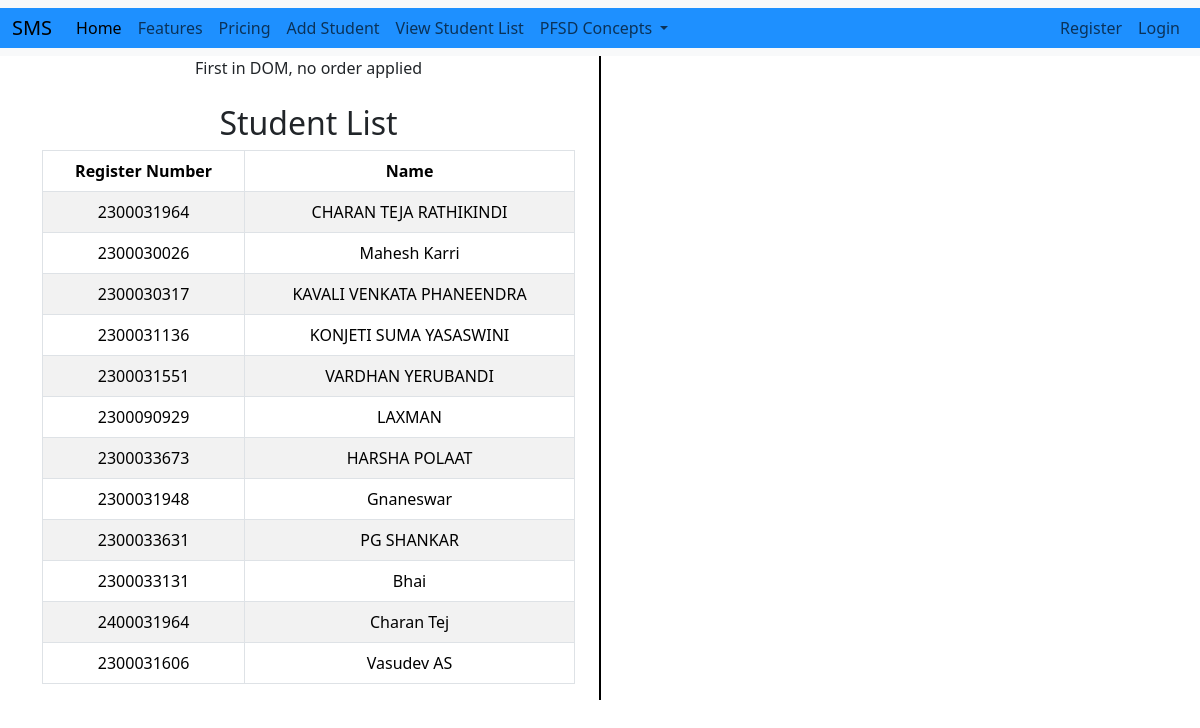
The page /student_list/ on the database its author committed.
### adminapp/models.py (models this page shows, shortened)
class StudentList(models.Model):
    Register_Number = models.CharField(max_length=20, unique=True)
    Name = models.CharField(max_length=100)
    user = models.OneToOneField(User, on_delete=models.CASCADE, null=True)

### adminapp/views.py (the view)
# urls.py: path('student_list/', views.student_list, name='student_list'),
def student_list(request):
    students = StudentList.objects.all()
    return render(request, 'adminapp/student_list.html', {'students': students})

### templates/adminapp/student_list.html (shortened to what this page needs)
{% extends 'navbar/ProjectNavbar.html' %}
{% load static %}
{% block body %}
<div class="container text-center">
  <div class="row">
    <div class="col">
      First in DOM, no order applied
        <br><br>
            <h2>Student List</h2>
            <table class="table table-bordered table-striped table-hover">
                <thead class="thead-dark">
                    <tr>
                        <th>Register Number</th>
                        <th>Name</th>
                    </tr>
                </thead>
                <tbody>
                    {% for student in students %}
                    <tr>
                        <td>{{ student.Register_Number }}</td>
                        <td>{{ student.Name }}</td>
                    </tr>
                    {% endfor %}
                </tbody>
            </table>
    </div>
      <br><br><br><br><br><br><br><br><br><br><br><br><br><br><br><br>
      <br><br><br><br><br><br><br>
       <div class="col-auto d-flex align-items-center">
      <div style="border-left: 2px solid black; height: 100%;"></div>
    </div>
    <div class="col">
        <br><br>
    </div>
  </div>
</div>
{% endblock %}

### templates/navbar/ProjectNavbar.html (shortened to what this page needs)
<!DOCTYPE html>
<html lang="en">
<head>
    <link href="https://cdn.jsdelivr.net/npm/bootstrap@5.3.3/dist/css/bootstrap.min.css" rel="stylesheet">
</head>
<body>
<nav class="navbar navbar-expand-lg bg-body-tertiary" >
  <div class="container-fluid" style="background-color: DodgerBlue;">
    <a class="navbar-brand" href="{% url 'adminapp:projecthomepage' %}">SMS</a>
    <div class="collapse navbar-collapse" id="navbarNavDropdown">
      <ul class="navbar-nav">
        <li class="nav-item">
          <a class="nav-link active" aria-current="page" href="#">Home</a>
        </li>
        <li class="nav-item">
          <a class="nav-link" href="#">Features</a>
        </li>
        <li class="nav-item">
          <a class="nav-link" href="#">Pricing</a>
        </li>
          <li class="nav-item">
          <a class="nav-link" href="{% url 'adminapp:AddStudent' %}">Add Student</a>
        </li>
        <li class="nav-item">
          <a class="nav-link" href="{% url 'adminapp:student_list' %}">View Student List</a>
        </li>
        <li class="nav-item dropdown">
          <a class="nav-link dropdown-toggle" href="#" role="button" data-bs-toggle="dropdown" aria-expanded="false">
            PFSD Concepts
          </a>
        </li>
      </ul>
    </div>
    <ul  class="navbar-nav ms-auto">
<li>
        {% if user.is_authenticated %}
        <li class="nav-item">
        <span class="nav-link">Welcome, {{ user.username }}</span>
    </li>
          <li class="nav-item">
          <a class="nav-link" href="{% url 'adminapp:log_out' %}">Logout</a>
          </li>
        {% else %}
                <li class="nav-item">
          <a class="nav-link" href="{% url 'adminapp:register' %}">Register</a>
        </li>
          <li class="nav-item">
          <a class="nav-link" href="{% url 'adminapp:user_login' %}">Login</a>
        </li>
        {% endif %}
 </li>
      </ul>
  </div>
</nav>
{% block body%}
{% endblock %}
</body>
</html>

### templates/navbar/ProjectNavbar.html (style rules this page uses)
body { background-image: url('WIN_20231214_10_26_16_Pro.jpg'); background-size: cover; background-position: center; background-repeat: no-repeat; }

### rows shown on the page
StudentList: Register_Number "2300031964", Name "CHARAN TEJA RATHIKINDI"
StudentList: Register_Number "2300030026", Name "Mahesh Karri"
StudentList: Register_Number "2300030317", Name "KAVALI VENKATA PHANEENDRA"
StudentList: Register_Number "2300031136", Name "KONJETI SUMA YASASWINI"
StudentList: Register_Number "2300031551", Name "VARDHAN YERUBANDI"
StudentList: Register_Number "2300090929", Name "LAXMAN"
StudentList: Register_Number "2300033673", Name "HARSHA POLAAT"
StudentList: Register_Number "2300031948", Name "Gnaneswar"
StudentList: Register_Number "2300033631", Name "PG SHANKAR"
StudentList: Register_Number "2300033131", Name "Bhai"
StudentList: Register_Number "2400031964", Name "Charan Tej"
StudentList: Register_Number "2300031606", Name "Vasudev AS"
